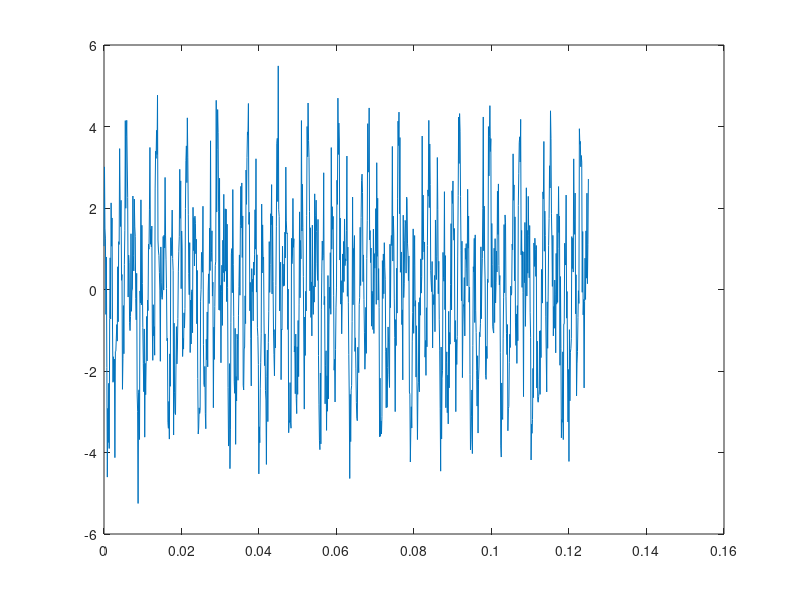
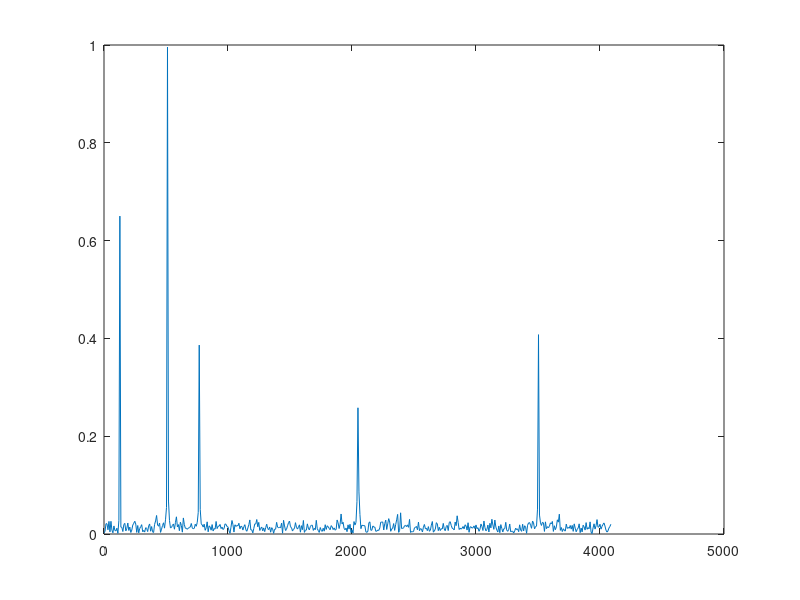
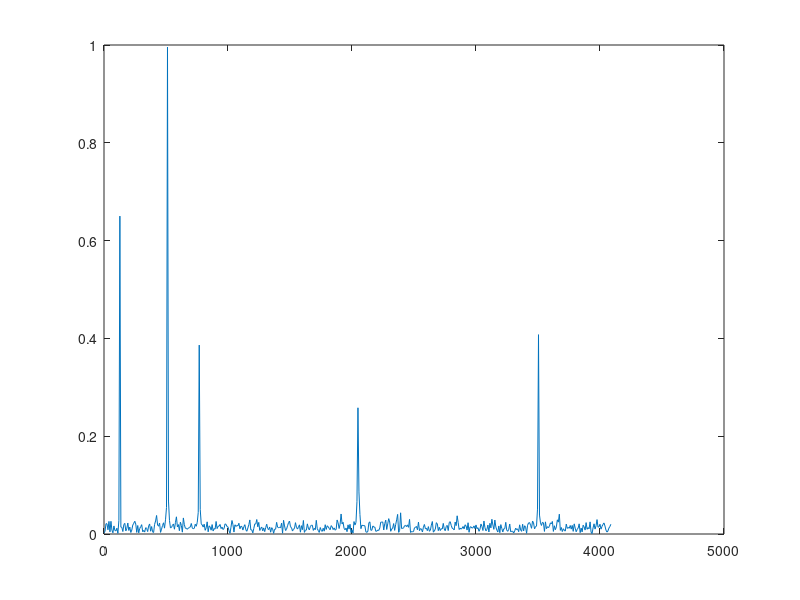

The MATLAB script that drew these images, in order:
clear all
close all

%Include noise

fs = 8192; %Sample frequency
%T = 0.125/4; %Measurement time period
T = 1024/8192;

N = fs * T;

t = linspace(0, T, N);

noise = normrnd(0, 0.1, N, 1);

x = zeros(N, 1);

x2 = zeros(N, 1, 'int16');

for n = 1:N
    x(n) = 1.33*cos(128*2*pi*t(n) + pi*0.5) + 2*cos(512*2*pi*t(n)) + ...
        0.6*cos(2048*2*pi*t(n) - pi*0.5) + 5*noise(n) + ...
        0.8*cos(3500*2*pi*t(n) - pi*0.7) -0.8*cos(768*2*pi*t(n) + pi*0.3);
    %x(n) = 0.5*cos(16*2*pi*t(n));
    x2(n) = int16(x(n)*(2^12));
end

figure;
plot(t, x)

%{k = 0:N-1;
%F = zeros(length(k), 1);

%for K = 1:length(k)
%    for n = 1:N
%        F(K) = F(K) + x(n) * exp(-2*pi*j*n*k(K) / N);
%    end
%end

freq = (0:N-1) .* fs/N;

F = fft(x);

F = abs(F/N);

F = F(1:round(N/2));

F2 = zeros(N/2, 1, 'int16');

for n = 1:N/2
    F2(n) = int16(F(n)*(2^12));
end

FT = zeros(round(N/2), 2);

FT(:, 1) = freq(1:round(N/2));
FT(:, 2) = F;

figure;
%plot(freq(1:round(N/2)), F(1:round(N/2)));
plot(FT(:, 1), FT(:, 2));

Y = fft(x);
Y = abs(Y/N);

figure;
plot(freq(1:round(N/2)),Y(1:round(N/2)));